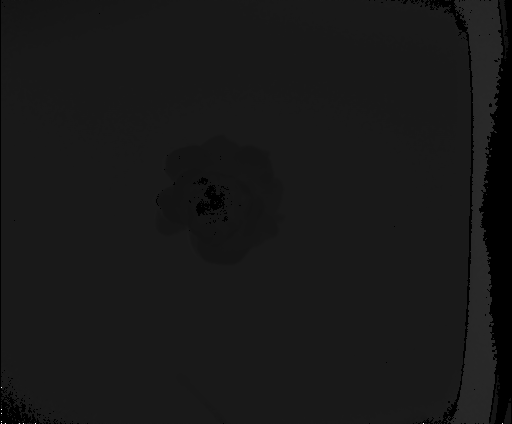
%> input picture Field measurements and code/Depth image dataset/Flandria/Depth-1-1.png, 512 x 424 px
$ octave --eval "result = augByRotating(imread('../Depth image dataset/Flandria/Depth-1-1.png'));"   (GNU Octave 9; MATLAB toolbox functions it lacks are replaced by stand-ins)
%> lines starting %> are read from the running program, lines starting %| are printed output that depends on the picture
function [img90,img180,img270,imgflr,imgfud] = augByRotating(img)
%UNTITLED5 此处显示有关此函数的摘要
%   此处显示详细说明
img=im2double(img);
img90=imrotate(img,90);
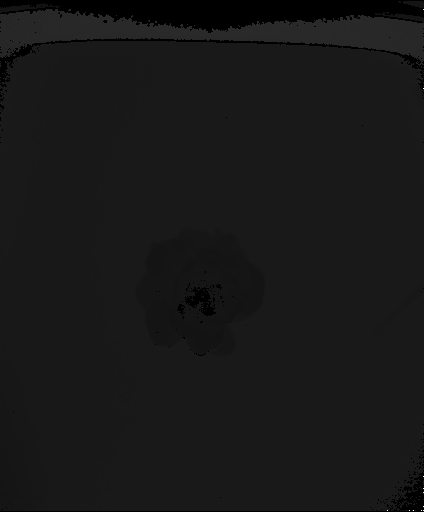
%> img90: size 512x424 double; min 0, max 0.122, mean 0.0116; mean of the top-left, top-right, bottom-left and bottom-right quarters 0.0116, 0.0117, 0.0115, 0.0117; drawn with min black and max white
img180=imrotate(img,180);
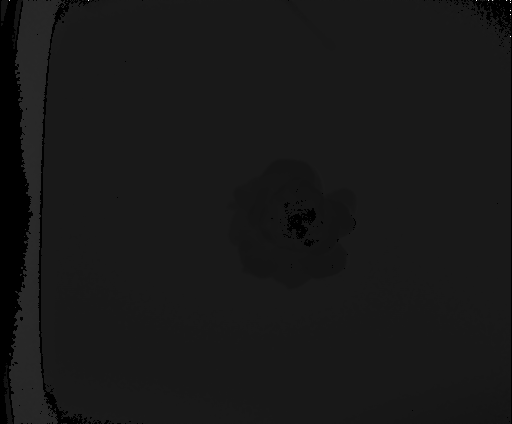
%> img180: size 424x512 double; min 0, max 0.122, mean 0.0116; mean of the top-left, top-right, bottom-left and bottom-right quarters 0.0117, 0.0117, 0.0116, 0.0115; drawn with min black and max white
img270=imrotate(img,270);
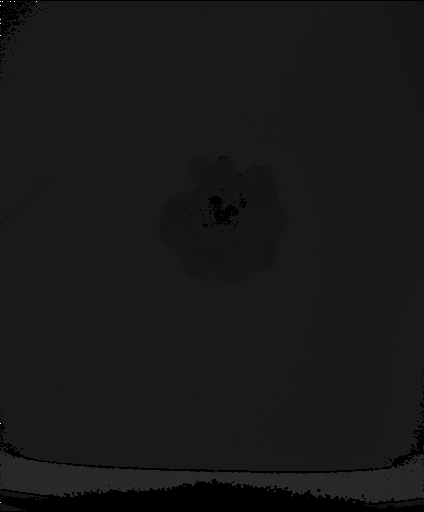
%> img270: size 512x424 double; min 0, max 0.122, mean 0.0116; mean of the top-left, top-right, bottom-left and bottom-right quarters 0.0117, 0.0115, 0.0117, 0.0116; drawn with min black and max white
imgflr=fliplr(img);
imgfud=flipud(img);
end
